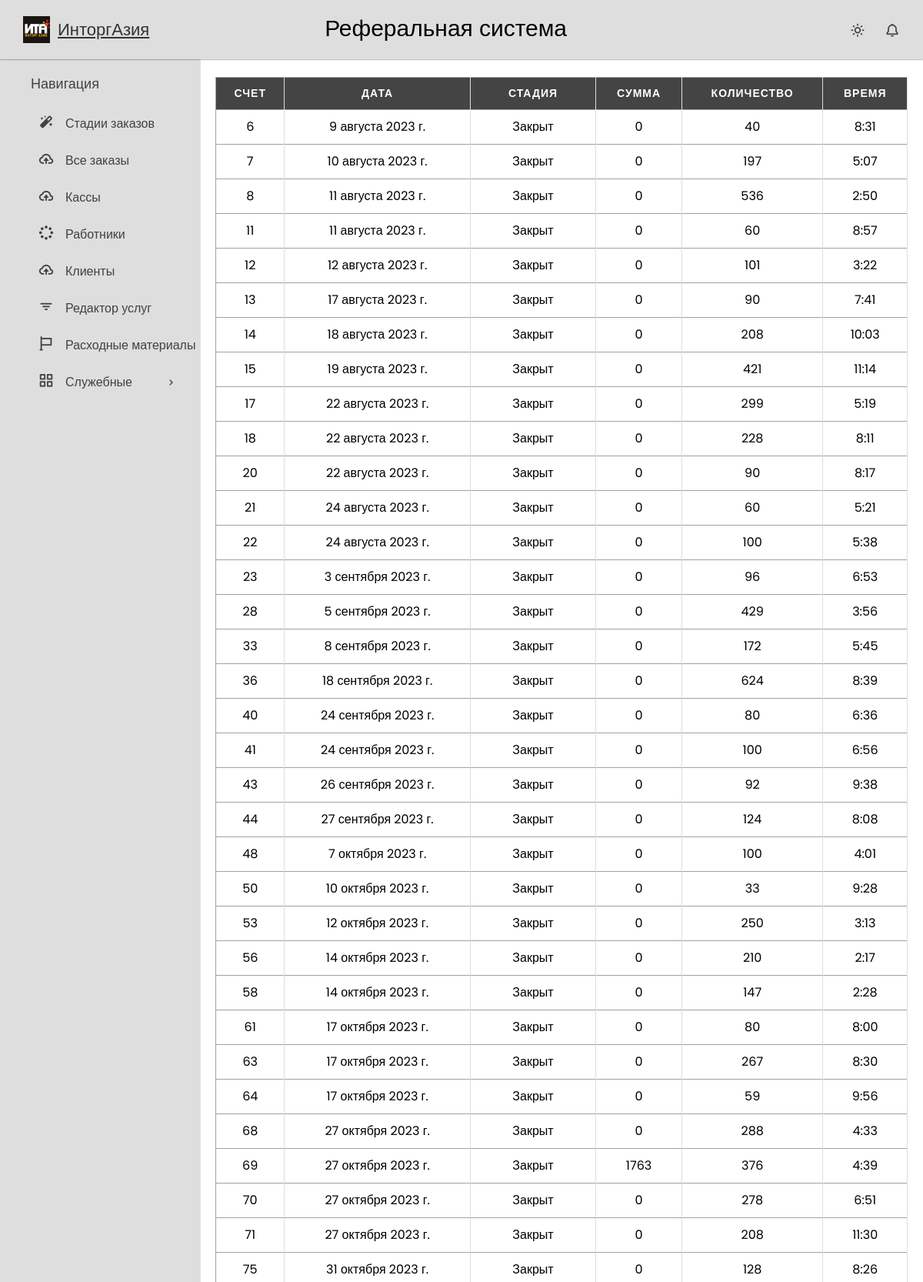
Page /referal_/ (upper part) on the committed database.
### crm_app/models.py (models this page shows, shortened)
class Order(models.Model):
    stage = models.CharField(max_length=20, choices=OrderStages.choices, default=OrderStages.DATABASE_LOADING)
    name = models.CharField(max_length=50, blank=True)
    cashbox = models.ForeignKey("Cashbox", on_delete=models.PROTECT, blank=True, null=True)
    amount = models.IntegerField(default=0)
    amount_paid = models.IntegerField(default=0)
    referral_money = models.IntegerField(default=0)
    cost_price = models.IntegerField(default=0)
    count = models.IntegerField(default=0)
    date = models.DateField(default=timezone.now)
    day = models.IntegerField(validators=[MaxValueValidator(31), MinValueValidator(1)], default=1)
    month = models.IntegerField(validators=[MaxValueValidator(12), MinValueValidator(1)], default=1)
    year = models.IntegerField(validators=[MaxValueValidator(2070), MinValueValidator(2020)], default=2023)
    time = models.TimeField(default=timezone.now)
    client = models.ForeignKey(CustomUser, on_delete=models.PROTECT)
    defective = models.IntegerField(default=0, blank=True)
    good_quality = models.IntegerField(default=0, blank=True)
    discount = models.IntegerField(default=0)
    date_of_actual_arrival = models.DateField(null=True, blank=True)
    actual_shipment_date = models.DateField(null=True, blank=True)

### crm_app/views.py (the view)
# urls.py: path('referal_/', ReferalListView.as_view(), name='referal_'),
class ReferalListView(ListView):
    model = Order
    template_name = 'crmapp/referal.html'
    def get_queryset(self):
        orders = Order.objects.all()
        return orders

### templates/crmapp/referal.html (shortened to what this page needs)
{% extends 'base.html' %}
{% load static %}
{% block css %}
    <link rel="stylesheet" href="{% static 'css/tables.css' %}">
{% endblock %}
{% block page_title %}
        Реферальная система
{% endblock %}
{% block content %}
    <div class="table-container">
<table>
  <thead>
    <tr>
        <th data-label="Счет">Счет</th>
        <th data-label="Дата">Дата</th>
        <th data-label="Стадия">Стадия</th>
        <th data-label="Сумма">Сумма</th>
        <th data-label="Количество">Количество</th>
        <th data-label="Время">Время</th>
    </tr>
  </thead>
  <tbody>
    {% for order in object_list %}
      <tr>
        <td data-label="Счет">{{ order.id }}</td>
        <td data-label="Дата">{{ order.date }}</td>
        <td data-label="Стадия">{{ order.get_stage_display }}</td>
        <td data-label="Сумма">{{ order.referral_money }}</td>
        <td data-label="Количество">{{ order.count }}</td>
        <td data-label="Время">{{ order.time }}</td>
      </tr>
    {% endfor %}
  </tbody>
</table>
    </div>
{% endblock %}

### static/css/null.css (style rules this page uses)
*, *::before, *::after { box-sizing: border-box; }
body, h1, h2, h3, h4, p, ul[class], ol[class], li, figure, figcaption, blockquote, dl, dd { list-style-type: none; margin: 0; }
body { min-height: 100vh; scroll-behavior: smooth; text-rendering: optimizeSpeed; line-height: 1.5; }

### static/css/sidebar.css (style rules this page uses)
* { margin: 0; padding: 0; box-sizing: border-box; font-family: "Poppins", sans-serif; }
:root { --white-color: #dedede; --blue-color: #1655ff; --grey-color: #424141; --grey-color-light: rgba(0, 0, 0, 0.73); }
body { background-color: #ffffff; transition: all 0.5s ease; }

### static/css/tables.css (style rules this page uses)
.table-container { max-width: 100%; overflow: auto; }
table { border: 1px solid #ccc; width: 100%; margin:0; padding:0; border-collapse: collapse; border-spacing: 0; }
table tr { border: 1px solid #a1a1a1; padding: 5px; }
table th, table td { padding: 10px; text-align: center; border-right: 1px solid #ddd; }
table th { color: #fff; background-color: #444; text-transform: uppercase; font-size: 14px; letter-spacing: 1px; }

### rows in the picture
Order: id "6", date "9 августа 2023 г.", stage "Закрыт", referral_money "0", count "40", time "8:31"
Order: id "7", date "10 августа 2023 г.", stage "Закрыт", referral_money "0", count "197", time "5:07"
Order: id "8", date "11 августа 2023 г.", stage "Закрыт", referral_money "0", count "536", time "2:50"
Order: id "11", date "11 августа 2023 г.", stage "Закрыт", referral_money "0", count "60", time "8:57"
Order: id "12", date "12 августа 2023 г.", stage "Закрыт", referral_money "0", count "101", time "3:22"
Order: id "13", date "17 августа 2023 г.", stage "Закрыт", referral_money "0", count "90", time "7:41"
Order: id "14", date "18 августа 2023 г.", stage "Закрыт", referral_money "0", count "208", time "10:03"
Order: id "15", date "19 августа 2023 г.", stage "Закрыт", referral_money "0", count "421", time "11:14"
Order: id "17", date "22 августа 2023 г.", stage "Закрыт", referral_money "0", count "299", time "5:19"
Order: id "18", date "22 августа 2023 г.", stage "Закрыт", referral_money "0", count "228", time "8:11"
Order: id "20", date "22 августа 2023 г.", stage "Закрыт", referral_money "0", count "90", time "8:17"
Order: id "21", date "24 августа 2023 г.", stage "Закрыт", referral_money "0", count "60", time "5:21"
Order: id "22", date "24 августа 2023 г.", stage "Закрыт", referral_money "0", count "100", time "5:38"
Order: id "23", date "3 сентября 2023 г.", stage "Закрыт", referral_money "0", count "96", time "6:53"
Order: id "28", date "5 сентября 2023 г.", stage "Закрыт", referral_money "0", count "429", time "3:56"
Order: id "33", date "8 сентября 2023 г.", stage "Закрыт", referral_money "0", count "172", time "5:45"
Order: id "36", date "18 сентября 2023 г.", stage "Закрыт", referral_money "0", count "624", time "8:39"
Order: id "40", date "24 сентября 2023 г.", stage "Закрыт", referral_money "0", count "80", time "6:36"
Order: id "41", date "24 сентября 2023 г.", stage "Закрыт", referral_money "0", count "100", time "6:56"
Order: id "43", date "26 сентября 2023 г.", stage "Закрыт", referral_money "0", count "92", time "9:38"
Order: id "44", date "27 сентября 2023 г.", stage "Закрыт", referral_money "0", count "124", time "8:08"
Order: id "48", date "7 октября 2023 г.", stage "Закрыт", referral_money "0", count "100", time "4:01"
Order: id "50", date "10 октября 2023 г.", stage "Закрыт", referral_money "0", count "33", time "9:28"
Order: id "53", date "12 октября 2023 г.", stage "Закрыт", referral_money "0", count "250", time "3:13"
Order: id "56", date "14 октября 2023 г.", stage "Закрыт", referral_money "0", count "210", time "2:17"
Order: id "58", date "14 октября 2023 г.", stage "Закрыт", referral_money "0", count "147", time "2:28"
Order: id "61", date "17 октября 2023 г.", stage "Закрыт", referral_money "0", count "80", time "8:00"
Order: id "63", date "17 октября 2023 г.", stage "Закрыт", referral_money "0", count "267", time "8:30"
Order: id "64", date "17 октября 2023 г.", stage "Закрыт", referral_money "0", count "59", time "9:56"
Order: id "68", date "27 октября 2023 г.", stage "Закрыт", referral_money "0", count "288", time "4:33"
Order: id "69", date "27 октября 2023 г.", stage "Закрыт", referral_money "1763", count "376", time "4:39"
Order: id "70", date "27 октября 2023 г.", stage "Закрыт", referral_money "0", count "278", time "6:51"
Order: id "71", date "27 октября 2023 г.", stage "Закрыт", referral_money "0", count "208", time "11:30"
Order: id "75", date "31 октября 2023 г.", stage "Закрыт", referral_money "0", count "128", time "8:26"
